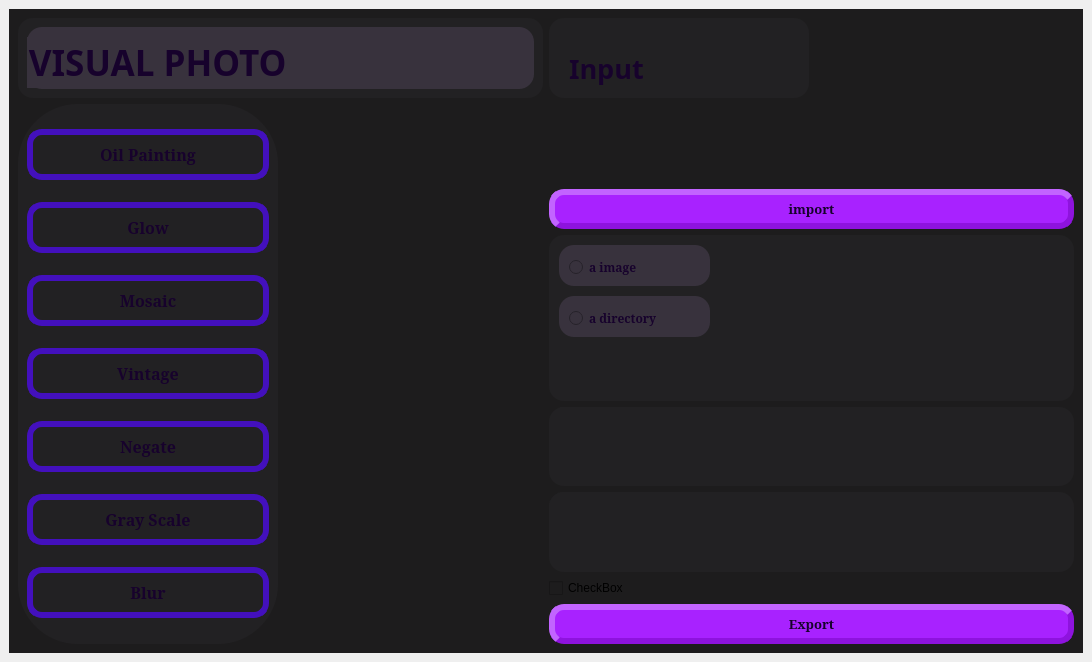
<?xml version="1.0" encoding="UTF-8"?>
<ui version="4.0">
 <class>MainWindow</class>
 <widget class="QMainWindow" name="MainWindow">
  <property name="geometry">
   <rect>
    <x>0</x>
    <y>0</y>
    <width>1092</width>
    <height>662</height>
   </rect>
  </property>
  <property name="windowTitle">
   <string>MainWindow</string>
  </property>
  <widget class="QWidget" name="centralwidget">
   <property name="maximumSize">
    <size>
     <width>1092</width>
     <height>662</height>
    </size>
   </property>
   <property name="styleSheet">
    <string notr="true"/>
   </property>
   <layout class="QGridLayout" name="gridLayout">
    <property name="sizeConstraint">
     <enum>QLayout::SetMaximumSize</enum>
    </property>
    <item row="1" column="0">
     <widget class="QFrame" name="main_grid_layout">
      <property name="maximumSize">
       <size>
        <width>1070</width>
        <height>640</height>
       </size>
      </property>
      <property name="styleSheet">
       <string notr="true">background: #1d1c1d;</string>
      </property>
      <layout class="QGridLayout" name="main_layout">
       <property name="sizeConstraint">
        <enum>QLayout::SetMaximumSize</enum>
       </property>
       <item row="9" column="4" colspan="2">
        <widget class="QPushButton" name="export_button">
         <property name="font">
          <font>
           <family>Mitra</family>
           <pointsize>10</pointsize>
           <weight>75</weight>
           <bold>true</bold>
          </font>
         </property>
         <property name="styleSheet">
          <string notr="true">QPushButton{
    background-color: #a822ff;
    border-style: outset;
    border-width: 6px;
    border-radius: 15px;
    border-color: #8e13de;
    min-width: 10em;
    padding: 5px; 
	color: #17022c;

}</string>
         </property>
         <property name="text">
          <string>Export</string>
         </property>
        </widget>
       </item>
       <item row="8" column="4">
        <widget class="QCheckBox" name="copy_files_check">
         <property name="styleSheet">
          <string notr="true">size:20;</string>
         </property>
         <property name="text">
          <string>CheckBox</string>
         </property>
        </widget>
       </item>
       <item row="3" column="4" colspan="2">
        <widget class="QPushButton" name="import_button">
         <property name="font">
          <font>
           <family>Mitra</family>
           <pointsize>10</pointsize>
           <weight>75</weight>
           <bold>true</bold>
          </font>
         </property>
         <property name="styleSheet">
          <string notr="true">QPushButton{
    background-color: #a822ff;
    border-style: outset;
    border-width: 6px;
    border-radius: 15px;
    border-color: #8e13de;
    min-width: 10em;
    padding: 5px; 
	color: #17022c;

}</string>
         </property>
         <property name="text">
          <string>import</string>
         </property>
        </widget>
       </item>
       <item row="4" column="4" rowspan="2" colspan="2">
        <widget class="QFrame" name="impor_setting_fream">
         <property name="styleSheet">
          <string notr="true">background: #222123;
border-width: 6px;
border-radius: 15px;
border-color: #8e13de;</string>
         </property>
         <property name="frameShape">
          <enum>QFrame::StyledPanel</enum>
         </property>
         <property name="frameShadow">
          <enum>QFrame::Raised</enum>
         </property>
         <widget class="QFrame" name="image_fream_i">
          <property name="geometry">
           <rect>
            <x>10</x>
            <y>10</y>
            <width>151</width>
            <height>41</height>
           </rect>
          </property>
          <property name="styleSheet">
           <string notr="true">background: #38323d;
border-width: 6px;
border-radius: 15px;
border-color: #8e13de;</string>
          </property>
          <property name="frameShape">
           <enum>QFrame::StyledPanel</enum>
          </property>
          <property name="frameShadow">
           <enum>QFrame::Raised</enum>
          </property>
          <widget class="QRadioButton" name="image_i">
           <property name="geometry">
            <rect>
             <x>10</x>
             <y>10</y>
             <width>98</width>
             <height>24</height>
            </rect>
           </property>
           <property name="font">
            <font>
             <family>Mitra</family>
             <weight>75</weight>
             <bold>true</bold>
            </font>
           </property>
           <property name="styleSheet">
            <string notr="true">color: #17022c;</string>
           </property>
           <property name="text">
            <string>a image</string>
           </property>
          </widget>
         </widget>
         <widget class="QFrame" name="dir_fream_i">
          <property name="geometry">
           <rect>
            <x>10</x>
            <y>61</y>
            <width>151</width>
            <height>41</height>
           </rect>
          </property>
          <property name="styleSheet">
           <string notr="true">background: #38323d;
border-width: 6px;
border-radius: 15px;
border-color: #8e13de;</string>
          </property>
          <property name="frameShape">
           <enum>QFrame::StyledPanel</enum>
          </property>
          <property name="frameShadow">
           <enum>QFrame::Raised</enum>
          </property>
          <widget class="QRadioButton" name="dir_i">
           <property name="geometry">
            <rect>
             <x>10</x>
             <y>10</y>
             <width>98</width>
             <height>24</height>
            </rect>
           </property>
           <property name="font">
            <font>
             <family>Mitra</family>
             <weight>75</weight>
             <bold>true</bold>
            </font>
           </property>
           <property name="styleSheet">
            <string notr="true">color: #17022c;</string>
           </property>
           <property name="text">
            <string>a directory</string>
           </property>
          </widget>
         </widget>
        </widget>
       </item>
       <item row="7" column="4" colspan="2">
        <widget class="QFrame" name="num_file_fream">
         <property name="styleSheet">
          <string notr="true">background: #222123;
border-width: 6px;
border-radius: 15px;
border-color: #8e13de;</string>
         </property>
         <property name="frameShape">
          <enum>QFrame::StyledPanel</enum>
         </property>
         <property name="frameShadow">
          <enum>QFrame::Raised</enum>
         </property>
         <widget class="QLabel" name="num_file_label">
          <property name="geometry">
           <rect>
            <x>0</x>
            <y>0</y>
            <width>171</width>
            <height>44</height>
           </rect>
          </property>
          <property name="font">
           <font>
            <family>2  Mitra</family>
            <weight>75</weight>
            <bold>true</bold>
           </font>
          </property>
          <property name="styleSheet">
           <string notr="true">QLabel {
        color: #17022c;
}</string>
          </property>
          <property name="text">
           <string/>
          </property>
         </widget>
        </widget>
       </item>
       <item row="6" column="4" colspan="2">
        <widget class="QFrame" name="path_fream">
         <property name="styleSheet">
          <string notr="true">background: #222123;
border-width: 6px;
border-radius: 15px;
border-color: #8e13de;</string>
         </property>
         <property name="frameShape">
          <enum>QFrame::StyledPanel</enum>
         </property>
         <property name="frameShadow">
          <enum>QFrame::Raised</enum>
         </property>
         <widget class="QLabel" name="path_label">
          <property name="geometry">
           <rect>
            <x>10</x>
            <y>-10</y>
            <width>189</width>
            <height>55</height>
           </rect>
          </property>
          <property name="font">
           <font>
            <family>2  Mitra</family>
            <weight>75</weight>
            <bold>true</bold>
           </font>
          </property>
          <property name="styleSheet">
           <string notr="true">QLabel {
        color: #17022c;
}</string>
          </property>
          <property name="text">
           <string/>
          </property>
         </widget>
        </widget>
       </item>
       <item row="1" column="4">
        <widget class="QFrame" name="input_text_fream">
         <property name="styleSheet">
          <string notr="true">background: #222123;
border-width: 6px;
border-radius: 15px;
border-color: #8e13de;</string>
         </property>
         <property name="frameShape">
          <enum>QFrame::StyledPanel</enum>
         </property>
         <property name="frameShadow">
          <enum>QFrame::Raised</enum>
         </property>
         <widget class="QLabel" name="Input_Label">
          <property name="geometry">
           <rect>
            <x>20</x>
            <y>30</y>
            <width>101</width>
            <height>41</height>
           </rect>
          </property>
          <property name="font">
           <font>
            <family>2  Mitra</family>
            <pointsize>20</pointsize>
            <weight>75</weight>
            <bold>true</bold>
           </font>
          </property>
          <property name="styleSheet">
           <string notr="true">QLabel {
        color: #17022c;
}</string>
          </property>
          <property name="text">
           <string>Input</string>
          </property>
         </widget>
        </widget>
       </item>
       <item row="1" column="1" colspan="2">
        <widget class="QFrame" name="logo_fream1">
         <property name="styleSheet">
          <string notr="true">background: #222123;
border-width: 6px;
border-radius: 15px;
border-color: #8e13de;</string>
         </property>
         <property name="frameShape">
          <enum>QFrame::StyledPanel</enum>
         </property>
         <property name="frameShadow">
          <enum>QFrame::Raised</enum>
         </property>
         <layout class="QGridLayout" name="gridLayout_2">
          <item row="0" column="0">
           <widget class="QFrame" name="logo_fream2">
            <property name="styleSheet">
             <string notr="true">background: #38323d;
border-width: 6px;
border-radius: 15px;
border-color: #8e13de;</string>
            </property>
            <property name="frameShape">
             <enum>QFrame::StyledPanel</enum>
            </property>
            <property name="frameShadow">
             <enum>QFrame::Raised</enum>
            </property>
            <widget class="QLabel" name="VISUAL_PHOTO">
             <property name="geometry">
              <rect>
               <x>-180</x>
               <y>10</y>
               <width>561</width>
               <height>51</height>
              </rect>
             </property>
             <property name="font">
              <font>
               <family>2  Mitra</family>
               <pointsize>26</pointsize>
               <weight>75</weight>
               <bold>true</bold>
              </font>
             </property>
             <property name="styleSheet">
              <string notr="true">QLabel {
    color: #17022c;
}</string>
             </property>
             <property name="text">
              <string>                    VISUAL PHOTO</string>
             </property>
            </widget>
           </widget>
          </item>
         </layout>
        </widget>
       </item>
       <item row="2" column="1" rowspan="8">
        <widget class="QFrame" name="buttons_frame">
         <property name="styleSheet">
          <string notr="true">background: #222123;
border-width: 6px;
border-radius: 60px;
border-color: #8e13de;</string>
         </property>
         <property name="frameShape">
          <enum>QFrame::StyledPanel</enum>
         </property>
         <property name="frameShadow">
          <enum>QFrame::Raised</enum>
         </property>
         <layout class="QGridLayout" name="gridLayout_3">
          <item row="0" column="2">
           <widget class="QPushButton" name="oil_b">
            <property name="font">
             <font>
              <family>Mitra</family>
              <pointsize>12</pointsize>
              <weight>75</weight>
              <bold>true</bold>
             </font>
            </property>
            <property name="styleSheet">
             <string notr="true">QPushButton {
   
    background: qlineargradient(x1:0, y1:0, x2:0, y2:1,
                                stop:0 #790cea, stop:1 #4d0cea);
    
  
    border: 6px solid #4310bd;
    border-radius: 15px;
    outline: 2px solid rgba(255, 255, 255, 0.4);
    box-shadow: inset 0 0 12px rgba(0, 0, 0, 0.6), 
                0 4px 8px rgba(0, 0, 0, 0.4);
    
 
    color: #17022c;
    min-width: 10em;
    padding: 8px 16px;
}

QPushButton:hover {
 
    background: qlineargradient(x1:0, y1:0, x2:0, y2:1,
                                stop:0 #7f23ef, stop:1 #0303f1);
    border-color: #501dcb;
    box-shadow: inset 0 0 15px rgba(0, 0, 0, 0.8), 
                0 6px 12px rgba(0, 0, 0, 0.5);
}

QPushButton:pressed {
   
    background: qlineargradient(x1:0, y1:0, x2:0, y2:1,
                                stop:0 #9b1fe0, stop:1 #7e0dc7);
    border-color: #7a0fc0;
    padding: 10px 16px 6px 16px;
    box-shadow: inset 0 0 20px rgba(0, 0, 0, 0.9), 
                0 2px 4px rgba(0, 0, 0, 0.3);
}</string>
            </property>
            <property name="text">
             <string>Oil Painting</string>
            </property>
           </widget>
          </item>
          <item row="1" column="2">
           <widget class="QPushButton" name="glow_b">
            <property name="font">
             <font>
              <family>Mitra</family>
              <pointsize>12</pointsize>
              <weight>75</weight>
              <bold>true</bold>
             </font>
            </property>
            <property name="styleSheet">
             <string notr="true">QPushButton {
   
    background: qlineargradient(x1:0, y1:0, x2:0, y2:1,
                                stop:0 #790cea, stop:1 #4d0cea);
    
  
    border: 6px solid #4310bd;
    border-radius: 15px;
    outline: 2px solid rgba(255, 255, 255, 0.4);
    box-shadow: inset 0 0 12px rgba(0, 0, 0, 0.6), 
                0 4px 8px rgba(0, 0, 0, 0.4);
    
 
    color: #17022c;
    min-width: 10em;
    padding: 8px 16px;
}

QPushButton:hover {
 
    background: qlineargradient(x1:0, y1:0, x2:0, y2:1,
                                stop:0 #7f23ef, stop:1 #0303f1);
    border-color: #501dcb;
    box-shadow: inset 0 0 15px rgba(0, 0, 0, 0.8), 
                0 6px 12px rgba(0, 0, 0, 0.5);
}

QPushButton:pressed {
   
    background: qlineargradient(x1:0, y1:0, x2:0, y2:1,
                                stop:0 #9b1fe0, stop:1 #7e0dc7);
    border-color: #7a0fc0;
    padding: 10px 16px 6px 16px;
    box-shadow: inset 0 0 20px rgba(0, 0, 0, 0.9), 
                0 2px 4px rgba(0, 0, 0, 0.3);
}</string>
            </property>
            <property name="text">
             <string>Glow</string>
            </property>
           </widget>
          </item>
          <item row="3" column="2">
           <widget class="QPushButton" name="vintage_b">
            <property name="font">
             <font>
              <family>Mitra</family>
              <pointsize>12</pointsize>
              <weight>75</weight>
              <bold>true</bold>
             </font>
            </property>
            <property name="styleSheet">
             <string notr="true">QPushButton {
   
    background: qlineargradient(x1:0, y1:0, x2:0, y2:1,
                                stop:0 #790cea, stop:1 #4d0cea);
    
  
    border: 6px solid #4310bd;
    border-radius: 15px;
    outline: 2px solid rgba(255, 255, 255, 0.4);
    box-shadow: inset 0 0 12px rgba(0, 0, 0, 0.6), 
                0 4px 8px rgba(0, 0, 0, 0.4);
    
 
    color: #17022c;
    min-width: 10em;
    padding: 8px 16px;
}

QPushButton:hover {
 
    background: qlineargradient(x1:0, y1:0, x2:0, y2:1,
                                stop:0 #7f23ef, stop:1 #0303f1);
    border-color: #501dcb;
    box-shadow: inset 0 0 15px rgba(0, 0, 0, 0.8), 
                0 6px 12px rgba(0, 0, 0, 0.5);
}

QPushButton:pressed {
   
    background: qlineargradient(x1:0, y1:0, x2:0, y2:1,
                                stop:0 #9b1fe0, stop:1 #7e0dc7);
    border-color: #7a0fc0;
    padding: 10px 16px 6px 16px;
    box-shadow: inset 0 0 20px rgba(0, 0, 0, 0.9), 
                0 2px 4px rgba(0, 0, 0, 0.3);
}</string>
            </property>
            <property name="text">
             <string>Vintage</string>
            </property>
           </widget>
          </item>
          <item row="6" column="2">
           <widget class="QPushButton" name="Blur_b">
            <property name="font">
             <font>
              <family>Mitra</family>
              <pointsize>12</pointsize>
              <weight>75</weight>
              <bold>true</bold>
             </font>
            </property>
            <property name="styleSheet">
             <string notr="true">QPushButton {
   
    background: qlineargradient(x1:0, y1:0, x2:0, y2:1,
                                stop:0 #790cea, stop:1 #4d0cea);
    
  
    border: 6px solid #4310bd;
    border-radius: 15px;
    outline: 2px solid rgba(255, 255, 255, 0.4);
    box-shadow: inset 0 0 12px rgba(0, 0, 0, 0.6), 
                0 4px 8px rgba(0, 0, 0, 0.4);
    
 
    color: #17022c;
    min-width: 10em;
    padding: 8px 16px;
}

QPushButton:hover {
 
    background: qlineargradient(x1:0, y1:0, x2:0, y2:1,
                                stop:0 #7f23ef, stop:1 #0303f1);
    border-color: #501dcb;
    box-shadow: inset 0 0 15px rgba(0, 0, 0, 0.8), 
                0 6px 12px rgba(0, 0, 0, 0.5);
}

QPushButton:pressed {
   
    background: qlineargradient(x1:0, y1:0, x2:0, y2:1,
                                stop:0 #9b1fe0, stop:1 #7e0dc7);
    border-color: #7a0fc0;
    padding: 10px 16px 6px 16px;
    box-shadow: inset 0 0 20px rgba(0, 0, 0, 0.9), 
                0 2px 4px rgba(0, 0, 0, 0.3);
}</string>
            </property>
            <property name="text">
             <string>Blur</string>
            </property>
           </widget>
          </item>
          <item row="5" column="2">
           <widget class="QPushButton" name="gray_scale_b">
            <property name="font">
             <font>
              <family>Mitra</family>
              <pointsize>12</pointsize>
              <weight>75</weight>
              <bold>true</bold>
             </font>
            </property>
            <property name="styleSheet">
             <string notr="true">QPushButton {
   
    background: qlineargradient(x1:0, y1:0, x2:0, y2:1,
                                stop:0 #790cea, stop:1 #4d0cea);
    
  
    border: 6px solid #4310bd;
    border-radius: 15px;
    outline: 2px solid rgba(255, 255, 255, 0.4);
    box-shadow: inset 0 0 12px rgba(0, 0, 0, 0.6), 
                0 4px 8px rgba(0, 0, 0, 0.4);
    
 
    color: #17022c;
    min-width: 10em;
    padding: 8px 16px;
}

QPushButton:hover {
 
    background: qlineargradient(x1:0, y1:0, x2:0, y2:1,
                                stop:0 #7f23ef, stop:1 #0303f1);
    border-color: #501dcb;
    box-shadow: inset 0 0 15px rgba(0, 0, 0, 0.8), 
                0 6px 12px rgba(0, 0, 0, 0.5);
}

QPushButton:pressed {
   
    background: qlineargradient(x1:0, y1:0, x2:0, y2:1,
                                stop:0 #9b1fe0, stop:1 #7e0dc7);
    border-color: #7a0fc0;
    padding: 10px 16px 6px 16px;
    box-shadow: inset 0 0 20px rgba(0, 0, 0, 0.9), 
                0 2px 4px rgba(0, 0, 0, 0.3);
}</string>
            </property>
            <property name="text">
             <string>Gray Scale</string>
            </property>
           </widget>
          </item>
          <item row="4" column="2">
           <widget class="QPushButton" name="negate_b">
            <property name="font">
             <font>
              <family>Mitra</family>
              <pointsize>12</pointsize>
              <weight>75</weight>
              <bold>true</bold>
             </font>
            </property>
            <property name="styleSheet">
             <string notr="true">QPushButton {
   
    background: qlineargradient(x1:0, y1:0, x2:0, y2:1,
                                stop:0 #790cea, stop:1 #4d0cea);
    
  
    border: 6px solid #4310bd;
    border-radius: 15px;
    outline: 2px solid rgba(255, 255, 255, 0.4);
    box-shadow: inset 0 0 12px rgba(0, 0, 0, 0.6), 
                0 4px 8px rgba(0, 0, 0, 0.4);
    
 
    color: #17022c;
    min-width: 10em;
    padding: 8px 16px;
}

QPushButton:hover {
 
    background: qlineargradient(x1:0, y1:0, x2:0, y2:1,
                                stop:0 #7f23ef, stop:1 #0303f1);
    border-color: #501dcb;
    box-shadow: inset 0 0 15px rgba(0, 0, 0, 0.8), 
                0 6px 12px rgba(0, 0, 0, 0.5);
}

QPushButton:pressed {
   
    background: qlineargradient(x1:0, y1:0, x2:0, y2:1,
                                stop:0 #9b1fe0, stop:1 #7e0dc7);
    border-color: #7a0fc0;
    padding: 10px 16px 6px 16px;
    box-shadow: inset 0 0 20px rgba(0, 0, 0, 0.9), 
                0 2px 4px rgba(0, 0, 0, 0.3);
}</string>
            </property>
            <property name="text">
             <string>Negate</string>
            </property>
           </widget>
          </item>
          <item row="2" column="2">
           <widget class="QPushButton" name="mosaic_b">
            <property name="font">
             <font>
              <family>Mitra</family>
              <pointsize>12</pointsize>
              <weight>75</weight>
              <bold>true</bold>
             </font>
            </property>
            <property name="styleSheet">
             <string notr="true">QPushButton {
   
    background: qlineargradient(x1:0, y1:0, x2:0, y2:1,
                                stop:0 #790cea, stop:1 #4d0cea);
    
  
    border: 6px solid #4310bd;
    border-radius: 15px;
    outline: 2px solid rgba(255, 255, 255, 0.4);
    box-shadow: inset 0 0 12px rgba(0, 0, 0, 0.6), 
                0 4px 8px rgba(0, 0, 0, 0.4);
    
 
    color: #17022c;
    min-width: 10em;
    padding: 8px 16px;
}

QPushButton:hover {
 
    background: qlineargradient(x1:0, y1:0, x2:0, y2:1,
                                stop:0 #7f23ef, stop:1 #0303f1);
    border-color: #501dcb;
    box-shadow: inset 0 0 15px rgba(0, 0, 0, 0.8), 
                0 6px 12px rgba(0, 0, 0, 0.5);
}

QPushButton:pressed {
   
    background: qlineargradient(x1:0, y1:0, x2:0, y2:1,
                                stop:0 #9b1fe0, stop:1 #7e0dc7);
    border-color: #7a0fc0;
    padding: 10px 16px 6px 16px;
    box-shadow: inset 0 0 20px rgba(0, 0, 0, 0.9), 
                0 2px 4px rgba(0, 0, 0, 0.3);
}</string>
            </property>
            <property name="text">
             <string>Mosaic</string>
            </property>
           </widget>
          </item>
         </layout>
        </widget>
       </item>
      </layout>
     </widget>
    </item>
   </layout>
  </widget>
 </widget>
 <resources/>
 <connections/>
</ui>
